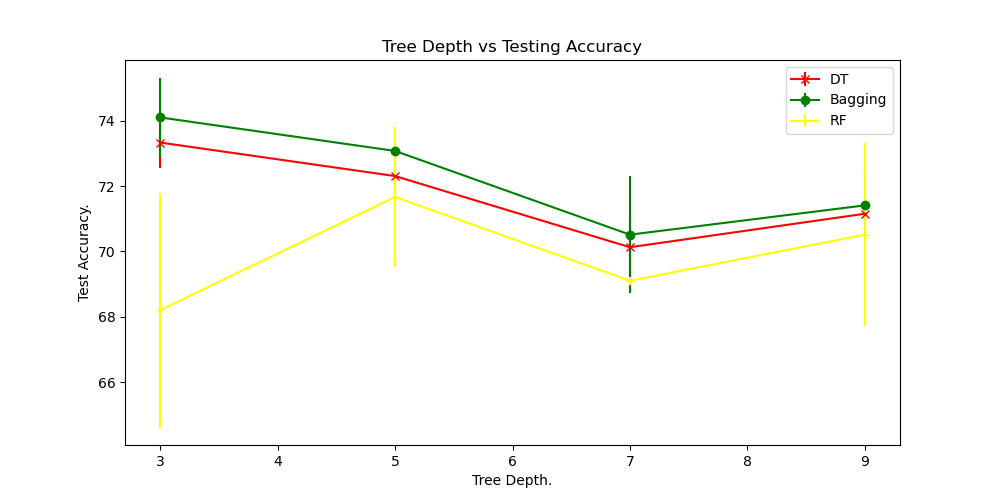

Source code (Python):
import pandas as pd
import numpy as np
import matplotlib.pyplot as plt
import pickle
from trees import*
from plots import *
from scipy import stats
from statistics import *

num_folds = 10
bagging_num=30

def prepareData(trainSet):
    trainSet = trainSet.sample(random_state = 18, frac = 1).reset_index(drop = True)
    trainingSet = trainSet.sample(random_state = 32, frac = 0.5).reset_index(drop = True)
    fullTrainSetSize=trainingSet.shape[0]
    Foldsize = int(0.1 * fullTrainSetSize)

    fold1 = []
    for i in range(num_folds):
         fold1.append(trainingSet.values[(i)*Foldsize:(i+1)*Foldsize])
    return trainingSet,fold1

def stderr_avg(bg,depths,num_folds):
    bg_stderr = []
    bg_avgacc = []
    for num_tree in depths:
        sigma_l = stdev(bg[num_tree])
        bg_stderr.append(sigma_l / np.sqrt(num_folds))
        bg_avgacc.append(np.mean(bg[num_tree]))

    return bg_stderr,bg_avgacc

def run_model(trees,fold,trainingSet):
    columns = trainingSet.columns
    models =  ["Decision Tree","Bagging","Random Forests"]
    depths = [3, 5, 7, 9]
    dt,bg,rf = {},{},{}
    for model in models:
        for depth in depths:
            if (model == "Decision Tree"):
                dt[depth] = []
            elif (model == "Bagging"):
                bg[depth] = []
            else:
                rf[depth] = []
            for i in range(num_folds):
                testData = fold[i]
                folds=list(range(num_folds))
                del folds[i]
                trainData=np.array(fold[folds[0]])
                del folds[0]
                for j in folds:
                    trainData = np.vstack((trainData, np.array(fold[j])))
                trainData=np.array((trainData))
                trainData=trainData.reshape((-1,trainingSet.shape[1]))
                tdata, tstdata = pd.DataFrame(trainData, columns=columns), pd.DataFrame(testData, columns=columns)
                if (model == "Decision Tree"):
                   dtree = decisionTree(tdata, target = 'decision',isRandomForrest=0, leaf_lim = 50, depth = depth)
                    #root = build_tree(dtree)
                    #a, b, acc, test_acc = test_tree(dtree, tdata, tstdata)
                    # predss, tesst_acc = trees.test(dtree, pd.DataFrame(testData, columns=columns))
                    # print(test_acc)
                   root = dtree.fit()
                   preds, test_acc = dtree.test(pd.DataFrame(testData, columns=columns))
                   dt[depth].append(test_acc)

                elif (model == "Bagging"):
                    trainBagPreds, testBagPreds, trainAcc = bagging(tdata, tstdata, bagging_num, depth = depth)
                    #test_acc = np.mean(testBagPreds == pd.DataFrame(testData, columns = columns)["decision"].values)
                    test_acc=np.mean(testBagPreds == tstdata["decision"].values) * 100
                    #print(test_acc)
                    bg[depth].append(test_acc)


                elif(model=="Random Forests"): # Random Forests.
                    trainBagPreds, testBagPreds, trainAcc = randomForests(tdata, tstdata, bagging_num, depth = depth)
                    #test_acc = np.mean(testBagPreds == pd.DataFrame(testData, columns = columns)["decision"].values.reshape((-1,1)))
                    test_acc = np.mean(testBagPreds == tstdata["decision"].values) * 100

                    tesst_acc = np.mean(
                        testBagPreds == pd.DataFrame(testData, columns=columns)["decision"].values.reshape((-1, 1)))
                    print(test_acc,tesst_acc)
                    rf[depth].append(test_acc)

                else:
                    "Give a model..will yea??"
                print(model, depth, i, test_acc)
    dt_stderr, dt_avgacc = stderr_avg(dt, depths, num_folds)
    bg_stderr, bg_avgacc = stderr_avg(bg, depths, num_folds)
    rf_stderr, rf_avgacc = stderr_avg(rf, depths, num_folds)
    cv_depth_plot(depths, dt_avgacc, dt_stderr, bg_avgacc, bg_stderr, rf_avgacc, rf_stderr)

# Plot the Figure.
#     plt.figure(figsize = (10,5))
#     plt.title("Depth of the Tree vs Testing Accuracy")
#
#     plt.errorbar(depths, dt_avgacc, marker = 'o', yerr = dt_stderr)
#     plt.errorbar(depths, bg_avgacc, marker = 'o', yerr = bg_stderr)
#     plt.errorbar(depths, rf_avgacc, marker = 'o', yerr = rf_stderr)
#
#     plt.xlabel("Depth of the tree(s).")
#     plt.ylabel("Test Accuracy.")
#     plt.legend(["dt_test", "bt_test", "rf_test"])
#     plt.savefig("cv_depth.png")
#     plt.show()

    ##########. Hypothesis Testing #############


    '''
            We could use a t-test to check if the difference in the mean accuracy between the two models is statistically significant, e.g. reject the null hypothesis that assumes that the two samples have the same distribution.
    '''

    # Paired t-test.

    # Calculate the p-value associated with the models.
    test_vals = stats.ttest_rel(dt_avgacc, bg_avgacc)
    print(stats.ttest_rel(dt_avgacc, bg_avgacc))
'''
    Null Hypothesis : Differences between the models is not significant.
    
    p-value : 4.45 e-08
    
    p-value < significance value (0.05)
    
    Reject the null hypothesis, meaning the differences between the models is actually significant.
'''



# stats.ttest_rel(rf_avgacc, bg_avgacc)

# stats.ttest_rel(dt_avgacc, rf_avgacc)
def main():
    trees = __import__('trees')
    trainSet = pd.read_csv("trainingSet.csv")
    trainingSet,fold=prepareData(trainSet)
    run_model(trees,fold,trainingSet)


if __name__ == "__main__":
    main()
